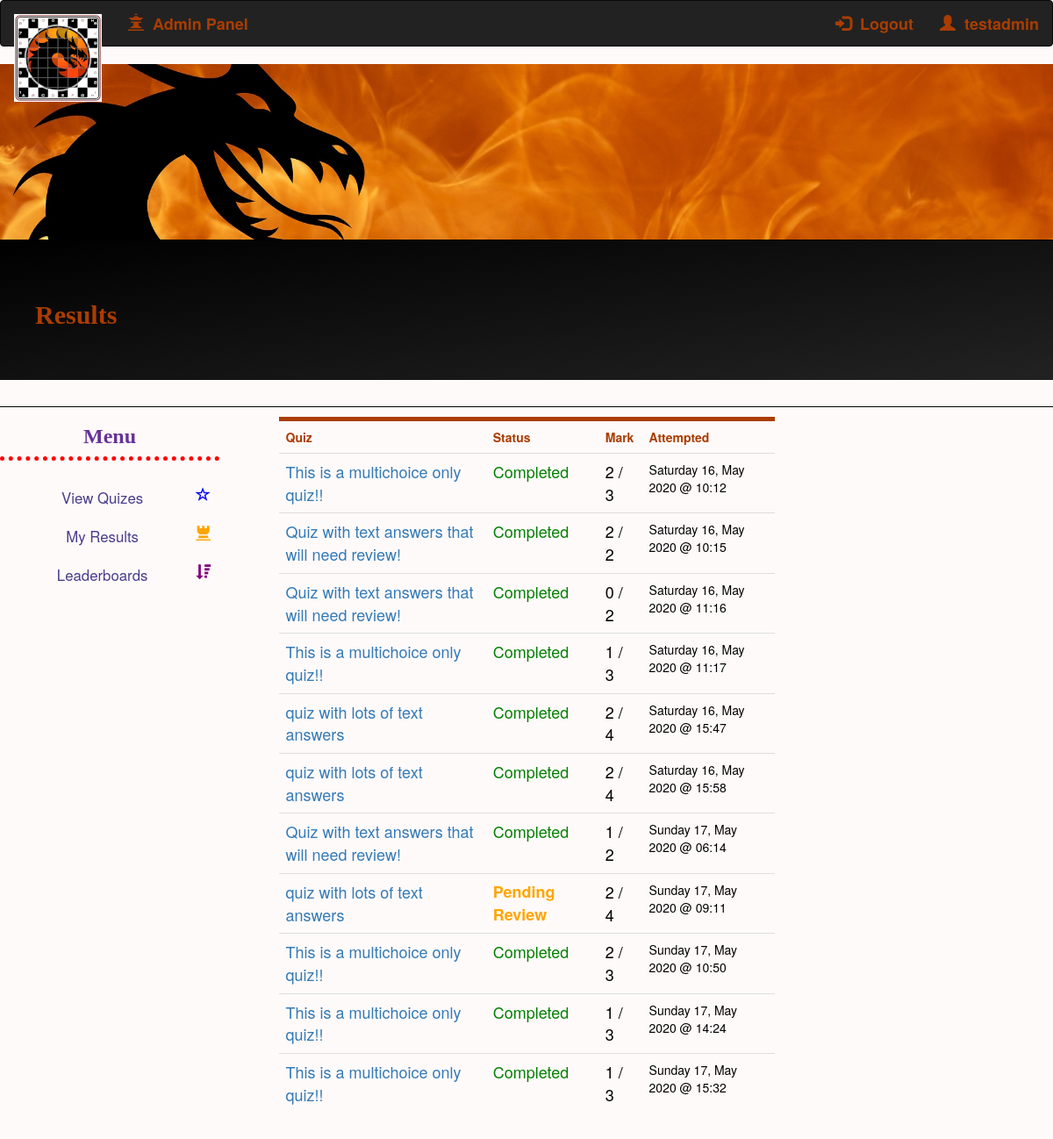
The page /review_results (signed in) on the database its author committed.
### app/models.py (models this page shows, shortened)
class User(UserMixin, db.Model):
    id = db.Column(db.Integer, primary_key=True)
    username = db.Column(db.String(64), index=True, unique=True)
    first_name = db.Column(db.String(64))
    last_name = db.Column(db.String(64))
    email = db.Column(db.String(120), index=True, unique=True)
    about_me = db.Column(db.String(140))
    last_seen = db.Column(db.DateTime, default=datetime.utcnow)
    password_hash = db.Column(db.String(128))
    image_file = db.Column(db.String(128))
    is_admin = db.Column(db.Boolean, index=True)
    is_active = db.Column(db.Boolean, index=True)

class Qset(db.Model):
    id = db.Column(db.Integer, primary_key=True)
    title = db.Column(db.String(128))
    is_active = db.Column(db.Boolean)

### app/routes.py (the view)
@app.route('/review_results')
def review_results():
    user_id = 0
    if request.args.get('user') is None:
        user_id = current_user.id
    else:
        user_id = request.args.get('user')
    _, quiz, mark, mark_outof, pending, attempt_ids, timestamp = helper_get_results(user_id)
    return render_template('review_results.html', title="View your Results", quiz=quiz, mark=mark, mark_outof=mark_outof, pending=pending, attempts=attempt_ids, timestamp=timestamp)

### app/models.py (called while the page is built)
@login.user_loader
def load_user(id):
    return User.query.get(int(id))

### app/templates/review_results.html
{% extends "base.html" %}
{% block content %}
<div class="jumbotron" id='myTitle'>
    <h2>Results {{ qset }}</h2>
</div>
<div id='moreFlames'></div>
<div class="row">
    <div class="col-sm-3">
        {% include 'side_menu.html' %}
    </div>
    <div class="col-sm-6">
        {% set count = namespace(value=0) %}
        <div class="table-responsive" style="padding: 10px;">
            <table class="table">
                <tr>
                    <th>Quiz</th>
                    <th>Status</th>
                    <th>Mark</th>
                    <th>Attempted</th>
                </tr>
                {% for q in quiz %}
                    <tr>
                        <td style='font-size: large'><a href="{{ url_for('reviewquiz', attempt=attempts[count.value], user=current_user.username) }}">{{ q }}</a></td>
                        {% if pending[count.value] == True %}
                            <td style="color: orange; font-weight: bold; font-size: large">Pending Review</td>
                        {% else %}
                            <td style="color: green; font-size: large">Completed</td>
                        {% endif %}
                        <td style='font-size: large'>{{ mark[count.value] }} / {{ mark_outof[count.value] }}</td>
                        <td>{{ timestamp[count.value] }}</td>
                    </tr>
                    {% set count.value = count.value + 1 %}
                {% endfor %}
    </div>
    <div class="col-sm-3">
    </div>
</div>
{% endblock %}

### app/templates/base.html (shortened to what this page needs)
<!DOCTYPE html>
<html>
    <head>
    <link rel="stylesheet" href="https://maxcdn.bootstrapcdn.com/bootstrap/3.4.1/css/bootstrap.min.css">
    <link href="//netdna.bootstrapcdn.com/bootstrap/3.4.1/css/bootstrap-glyphicons.css" rel="stylesheet">
    <link rel="stylesheet" href="static/css/main_style.css">
    </head>
    <body>
        <nav class="navbar navbar-inverse" style="font-size: large;">
            <div class="container-fluid">
              <div class="navbar-header">
                <a class="navbar-brand" href="{{ url_for('index') }}"><img id="logo_small" src="../static/img/logo_small.png"></a>
              </div>
              <ul class="nav navbar-nav our_nav">
                {% if current_user.is_admin %}
                    <li><a href="{{ url_for('admin') }}"><span class='glyphicon glyphicon-queen'></span>&nbsp; Admin Panel</a></li>
                {% endif %}
              </ul>
              {% if not current_user.is_anonymous %}
              <ul class='nav navbar-nav navbar-right'>
                <li><a href="{{ url_for('account') }}"><span class='glyphicon glyphicon-user'></span>&nbsp; {{ current_user.username }}</a></li>
              </ul>
              <ul class='nav navbar-nav navbar-right'>
                  <li><a href="{{ url_for('logout') }}"><span class='glyphicon glyphicon-log-in'></span>&nbsp; Logout</a></li>
              </ul>
              {% endif %}
            </div>
        </nav>
        <div id='myBanner'>
        </div>
        {% block content %}{% endblock %}
    </body>
</html>

### app/static/css/main_style.css (style rules this page uses)
body { background-color: snow; }
h2 { font-family: Georgia, 'Times New Roman', Times, serif; font-weight: bolder; color: #a93d00 }
td { color: black; border: 0px; }
th { color: #a93d00; }
table, th { padding: 15px; border: none; border-top: 5px solid #a93d00; }
.nav a { color: #a93d00 !important; font-weight: bolder; }
#myBanner { background-image: url('/static/img/banner2.jpg'); background-size: cover; height: 200px; background-position: center; background-repeat: no-repeat; animation: animate_banner 10s infinite; }
#moreFlames { width: 100%; height: 1px; background-color: black; animation: animate_banner 10s infinite; }
#myTitle { text-align: left; background-image: linear-gradient(to bottom right, black, #222); background-color: #222; text-indent: 40px; }
.jumbotron { background-color: black; }
.col-sm-6 { border-radius: 10px; }

### rows shown on the page
User: username "testadmin"
Qset: title "This is a multichoice only quiz!!", shows "Completed", mark "2", mark_outof "3", value "Saturday 16, May 2020 @ 10:12", mark "1", value "Saturday 16, May 2020 @ 11:17", value "Sunday 17, May 2020 @ 10:50", value "Sunday 17, May 2020 @ 14:24", value "Sunday 17, May 2020 @ 15:32"
Qset: title "Quiz with text answers that will need review!", shows "Completed", id "2", value "Saturday 16, May 2020 @ 10:15", mark "0", value "Saturday 16, May 2020 @ 11:16", is_active "1", value "Sunday 17, May 2020 @ 06:14"
Qset: title "quiz with lots of text answers", shows "Completed", mark "2", mark_outof "4", value "Saturday 16, May 2020 @ 15:47", value "Saturday 16, May 2020 @ 15:58", value "Sunday 17, May 2020 @ 09:11"
